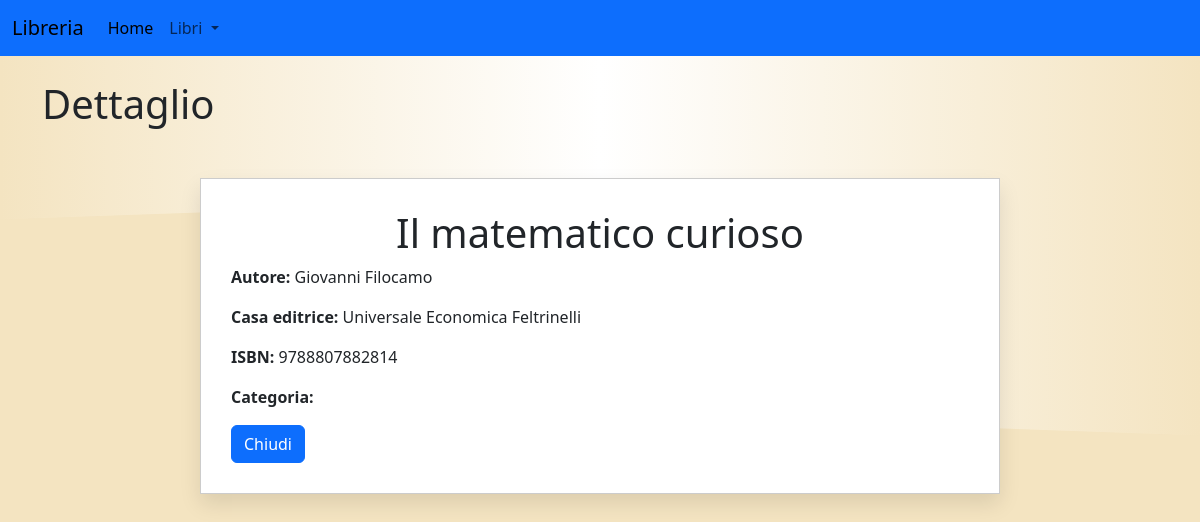
Page /api/libro/1 on the committed database.
### models/libri.py (models this page shows, shortened)
class Libri(db.Model):
    __tablename__ = "libri"
    id = db.Column(db.Integer, primary_key=True)
    titolo = db.Column(db.String(100), nullable=False)
    autore = db.Column(db.String(50), )
    casa_editrice = db.Column(db.String(50))
    isbn = db.Column(db.String(13))
    categoria = db.Column(db.String(50))

### routes/libri.py (the view)
@libri_bp.route('/libro/<int:libro_id>', methods=['GET'])
def get_libro_by_id(libro_id):
    libro = Libri.query.get(libro_id)  # Cerca il libro in base all'ID
    if not libro:
        return jsonify({"message": LIBRO_NOT_FOUND}), 404
    return render_template('dettaglio_libro.html',libro=libro)

### templates/dettaglio_libro.html
{% extends "form.html" %}
{% block content %}
<h1 class="mb-4">Dettaglio</h1>
<div class="container">
    <div class="book">
        <h1 class="text-center">{{libro.titolo}}</h1>
        <p class="card-text"><strong>Autore: </strong>{{libro.autore}}</p>
        <p class="card-text"><strong>Casa editrice: </strong>{{libro.casa_editrice}}</p>
        <p class="card-text"><strong>ISBN: </strong>{{libro.isbn}}</p>
        <p class="card-text"><strong>Categoria: </strong>{{libro.categoria}}</p>
        <a href="/api/libri" class="btn btn-primary">Chiudi</a>
    </div>
  </div>
{% endblock %}

### static/css/style.css (style rules this page uses)
:root { --primary-color: #4CAF50; --hover-color: #45a049; --background-color: #fff; --btn-primary: #0d6efd; }
body { background: linear-gradient(to right, #f4e4c1, #fff, #f4e4c1); color: #333; font-family: 'Times New Roman', Times, serif; }
.book { max-width: 800px; margin: 50px auto; padding: 30px; background-color: #fff; box-shadow: 0 10px 20px rgba(0, 0, 0, 0.1); border: 1px solid #ccc; }
.book::before, .book::after { content: ''; position: absolute; width: 50%; height: 100%; background: #f4e4c1; z-index: -1; }
.book::before { left: 0; transform: skewY(-2deg); }
.book::after { right: 0; transform: skewY(2deg); }

### rows in the picture
Libri: titolo "Il matematico curioso", autore "Giovanni Filocamo", casa_editrice "Universale Economica Feltrinelli", isbn "9788807882814"
